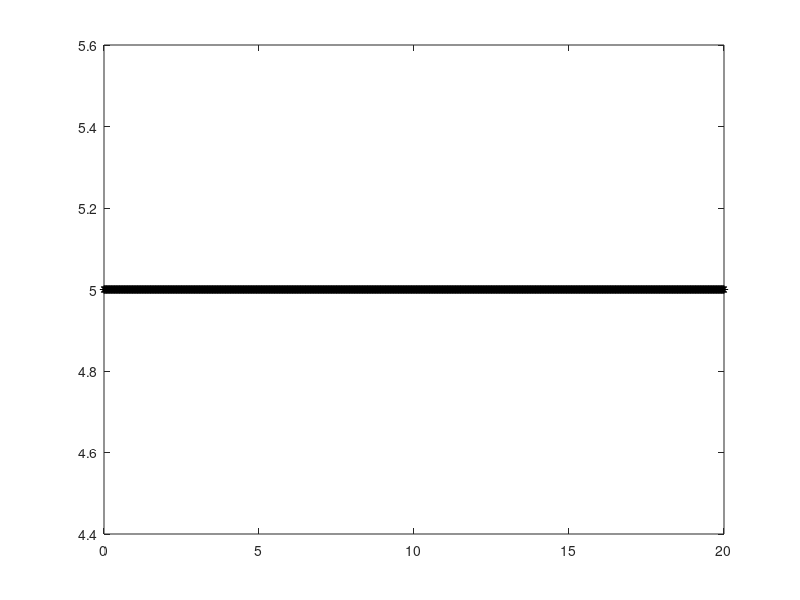

Source code (MATLAB):
close all;
clear all;

v_old=input('enter current velocity of car');
v_des=input('enter desired velocity of car');
kp=5;kd=1;ki=6;
e_old=0;
k=0.01

for t=0:0.02:20;
    en=v_des-v_old;
    e_dot=en-e_old;
    E=e_old+en;
    a=kp*en+kd*e_dot+ki*E;
   v_new=v_old+a*k;
    e_old=en;
    v_old=v_new;
  p=[t v_new]
  plot(t,v_new,'k-*')
  hold on
end

